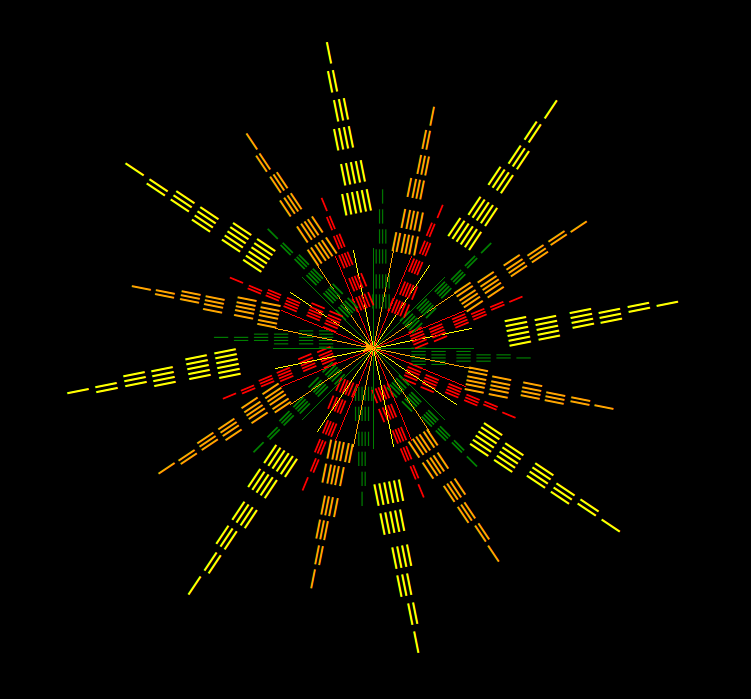

Here is the Python script that generated this plot:
# https://stackoverflow.com/questions/72749874/how-to-create-rotated-text-in-pythons-turtle-graphics
# https://stackoverflow.com/a/72749875/7711283
class Patch_txt_angle:
    def RawTurtleDOTwrite(self, arg, move=False, align="left", font=("Arial", 11, "normal"), txt_angle=0):
        if self.undobuffer:
            self.undobuffer.push(["seq"])
            self.undobuffer.cumulate = True
        end = self._write(str(arg), align.lower(), font, txt_angle)
        if move: x, y = self.pos() ; self.setpos(end, y)
        if self.undobuffer: self.undobuffer.cumulate = False
    def RawTurtleDOT_write(self, txt, align, font, txt_angle):
        item, end = self.screen._write(self._position, txt, align, font, self._pencolor, txt_angle)
        self.items.append(item)
        if self.undobuffer: self.undobuffer.push(("wri", item))
        return end
    def TurtleScreenBaseDOT_write(self, pos, txt, align, font, pencolor, txt_angle):
        x, y = pos ; x = x * self.xscale ; y = y * self.yscale
        anchor = {"left":"sw", "center":"s", "right":"se" }
        item = self.cv.create_text(x-1, -y, text = txt, anchor = anchor[align],
            fill = pencolor, font = font, angle = txt_angle)
        x0, y0, x1, y1 = self.cv.bbox(item)
        self.cv.update()
        return item, x1-1
import turtle
turtle.RawTurtle.write         = Patch_txt_angle.RawTurtleDOTwrite
turtle.RawTurtle._write        = Patch_txt_angle.RawTurtleDOT_write
turtle.TurtleScreenBase._write = Patch_txt_angle.TurtleScreenBaseDOT_write

# ======================================================================
if __name__ == "__main__": 
    txt = '𝄖 𝄗 𝄘 𝄙  𝄚 𝄛'
    tt = turtle.Turtle()
    sc = turtle.Screen() ; sc.bgcolor("black")
    for enum_index, txt_angle in enumerate(range(0, 36000, 1125)):
        if (enum_index)%4 == 0: tt.color("green" ); fontsize=10
        if (enum_index)%4 == 1: tt.color("yellow"); fontsize=15
        if (enum_index)%4 == 2: tt.color("red"   ); fontsize=10
        if (enum_index)%4 == 3: tt.color("orange"); fontsize=13
        txt_angle /= 100    
        tt.setheading(txt_angle); tt.forward(100)
        tt.write(txt, font=("Arial", fontsize, "bold"), align="right", txt_angle=txt_angle)
        tt.backward(100)
    from time import sleep; sleep(30)
